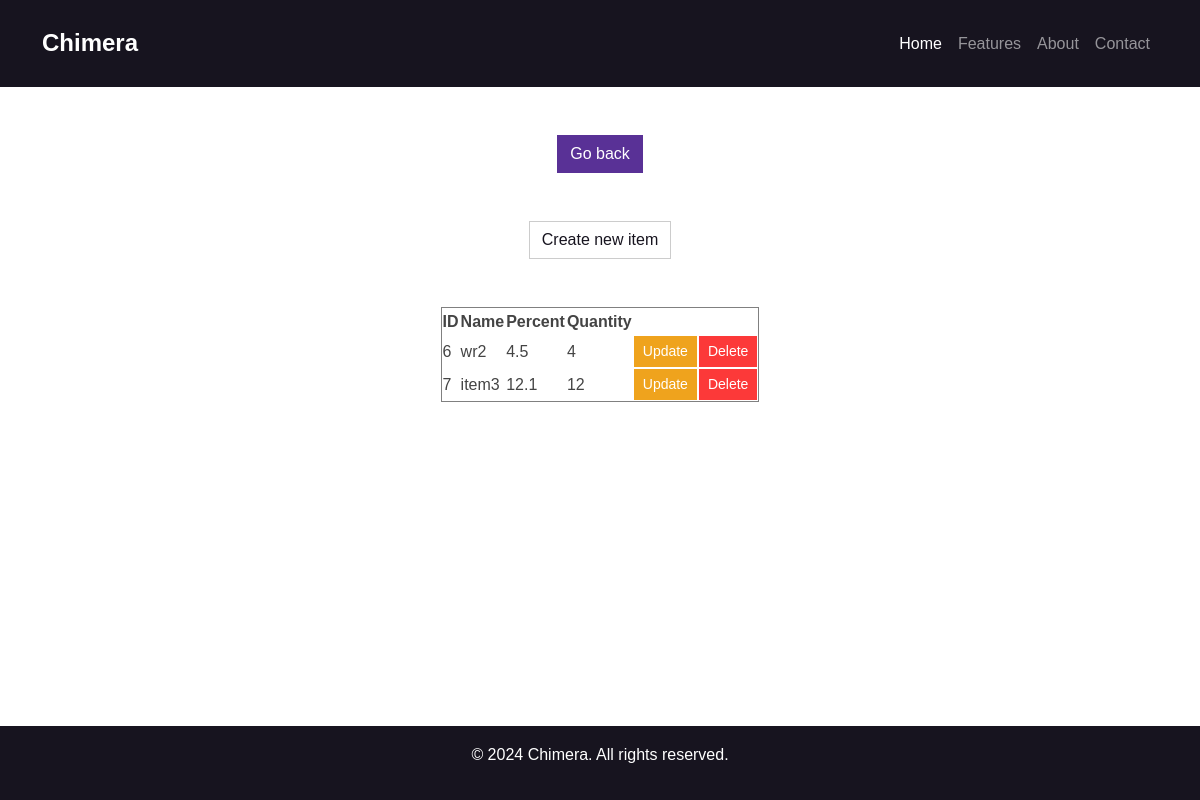
/items, run on the app's committed database.
### fl.py (models this page shows)
class Item(db.Model):
    id = db.Column(db.Integer, primary_key=True)
    name = db.Column(db.String(100), unique=True, nullable=False)
    percent = db.Column(db.Float, nullable=True)
    quantity = db.Column(db.Integer, nullable=True)

### fl.py (the view)
@app.route('/items', methods=['GET'])
def get_items():
    items = Item.query.all()  # This fetches all rows from the 'Item' table
    return render_template('get_items.html', items=items)

### templates/get_items.html (shortened to what this page needs)
<!DOCTYPE html>
<html lang="en">
<head>
    <link href="{{ url_for('static', filename='bootstrap_puls.css') }}" rel="stylesheet">
    <link rel="stylesheet" href="{{ url_for('static', filename='styles.css') }}">
</head>
<body class="d-flex flex-column min-vh-100">
    <header>
        <nav class="navbar navbar-expand-lg navbar-dark bg-dark">
            <div class="container">
                <a class="navbar-brand" href="#">Chimera</a>
                <div class="collapse navbar-collapse" id="navbarNav">
                    <ul class="navbar-nav ms-auto">
                        <li class="nav-item">
                            <a class="nav-link active" href="#">Home</a>
                        </li>
                        <li class="nav-item">
                            <a class="nav-link" href="#features">Features</a>
                        </li>
                        <li class="nav-item">
                            <a class="nav-link" href="#about">About</a>
                        </li>
                        <li class="nav-item">
                            <a class="nav-link" href="#contact">Contact</a>
                        </li>
                    </ul>
                </div>
            </div>
        </nav>
    </header>
    <main>
        <div class="container my-5 m-auto col-4">
            <a class="m-auto d-block" href="{{ url_for('index') }}">
                <button class="m-auto d-block btn btn-primary">Go back</button>
            </a>
        </div>
        <div class="container my-5 m-auto col-4">
            <a class="m-auto d-block text-decoration-none" href="{{ url_for('create_item') }}">
                <button class="m-auto d-block btn btn-secondary text-decoration-none">Create new item</button>
            </a>
        </div>
        {% if items %}
            <div class="container my-5 m-auto col-6">
                <table border="1" class="col-6 m-auto">
                    <thead>
                        <tr>
                            <th>ID</th>
                            <th>Name</th>
                            <th>Percent</th>
                            <th>Quantity</th>
                        </tr>
                    </thead>
                    <tbody>
                        {% for item in items %}
                            <tr>
                                <td>{{ item.id }}</td>
                                <td>{{ item.name }}</td>
                                <td>{{ item.percent }}</td>
                                <td>{{ item.quantity }}</td>
                                <td>
                                    <a href="{{ url_for('update_item', item_id=item.id) }}" class="btn btn-warning btn-sm">Update</a>
                                </td>
                                <td>
                                    <form method="POST" action="{{ url_for('delete_item', item_id=item.id) }}" class="d-inline">
                                        <button type="submit" class="btn btn-danger btn-sm">Delete</button>
                                    </form>
                                </td>
                            </tr>
                        {% endfor %}
                    </tbody>
                </table>
            </div>
        {% else %}
            <p class="text-center">No items available.</p>
        {% endif %}
    </main>
    <footer class="bg-dark text-white text-center py-3 mt-auto">
        <div class="container text-center">
            <p>&copy; 2024 Chimera. All rights reserved.</p>
        </div>
    </footer>
</body>
</html>

### static/styles.css (style rules this page uses)
body { font-family: 'Arial', sans-serif; line-height: 1.6; }
header .navbar-brand { font-size: 1.5rem; font-weight: bold; }
footer { background-color: #222; }

### data on the page
Item: id "6", name "wr2", percent "4.5", quantity "4"
Item: id "7", name "item3", percent "12.1", quantity "12"
